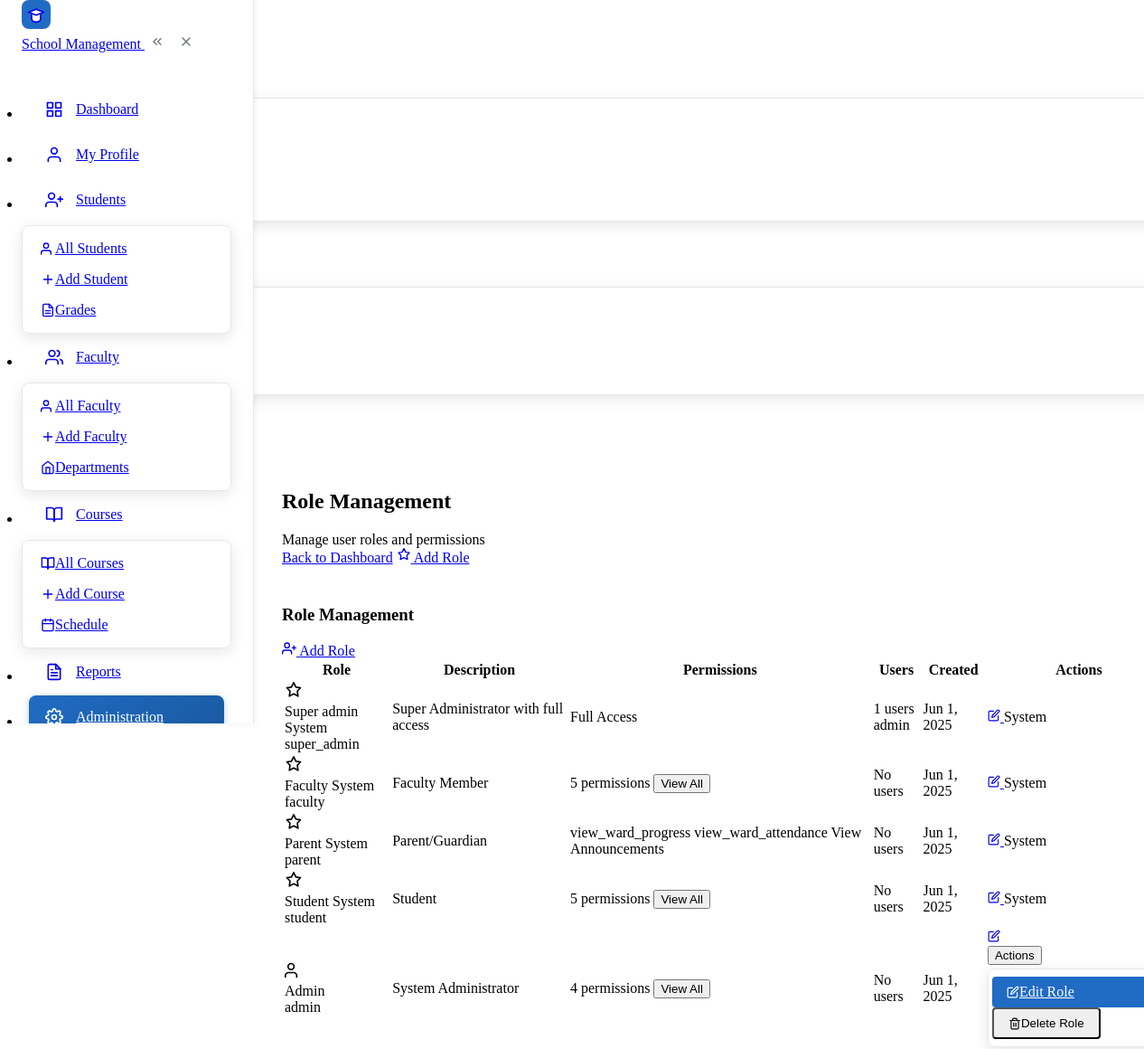
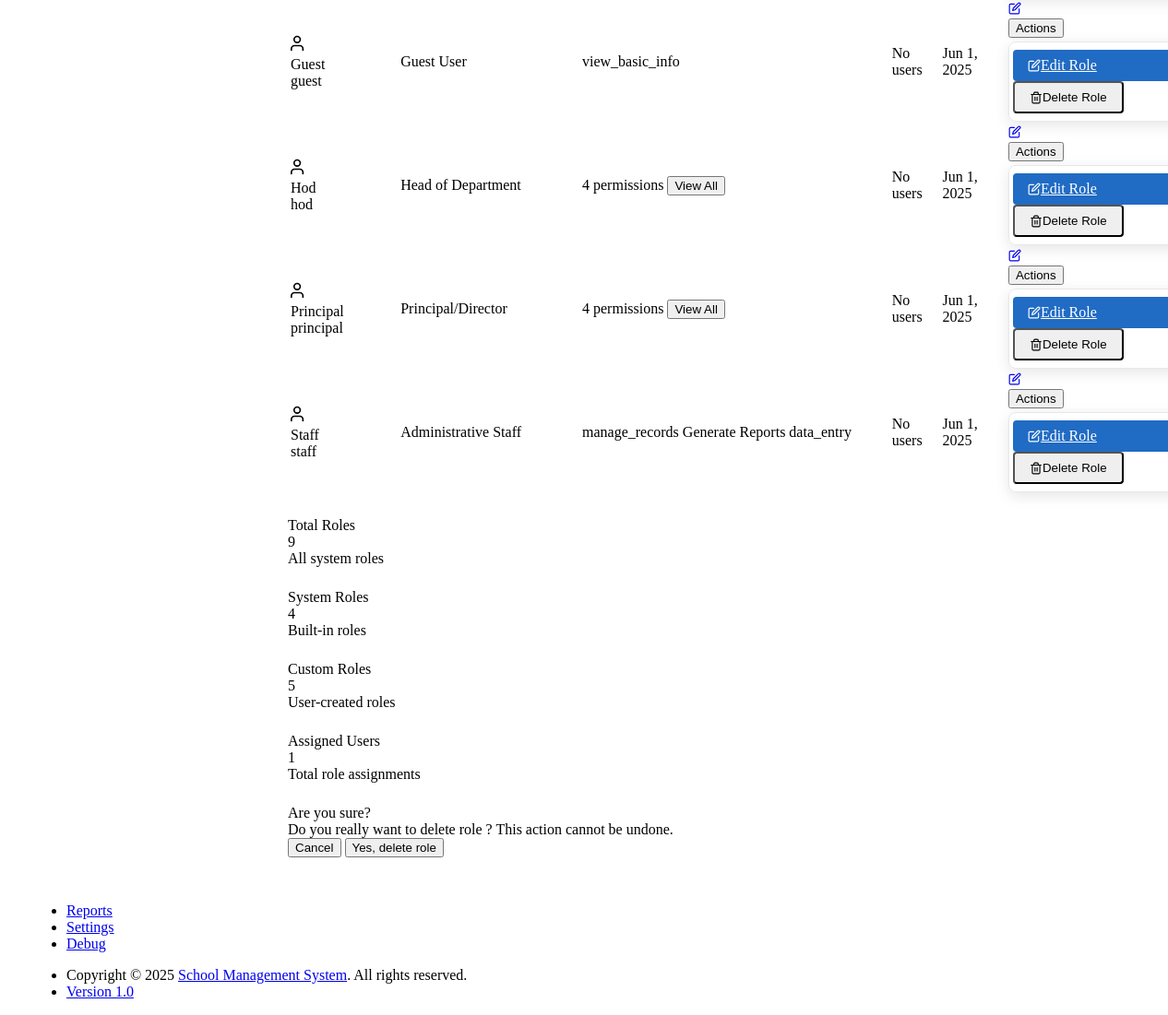
Page /dashboard.php?page=roles (signed in) on the committed database (2 pictures, top to bottom).
### tables this page shows
CREATE TABLE roles (
    id INT PRIMARY KEY AUTO_INCREMENT,
    name VARCHAR(50) UNIQUE NOT NULL,
    description TEXT,
    permissions JSON,
    is_system_role BOOLEAN DEFAULT FALSE,
    status VARCHAR(20) DEFAULT 'active',
    created_at TIMESTAMP DEFAULT CURRENT_TIMESTAMP,
    updated_at TIMESTAMP DEFAULT CURRENT_TIMESTAMP ON UPDATE CURRENT_TIMESTAMP
);

### pages/roles.php (the view, shortened to what the rows shown need)
<?php
$action = isset($_GET['action']) ? sanitize_input($_GET['action']) : 'list';
$available_permissions = [
    'all' => 'Full System Access (Super Admin)',
    'manage_users' => 'Manage Users',
    'manage_roles' => 'Manage Roles & Permissions',
    'manage_students' => 'Manage Students',
    'view_students' => 'View Students',
    'manage_faculty' => 'Manage Faculty',
    'view_faculty' => 'View Faculty',
    'manage_courses' => 'Manage Courses',
    'view_courses' => 'View Courses',
    'grade_students' => 'Grade Students',
    'view_grades' => 'View Grades',
    'manage_departments' => 'Manage Departments',
    'view_reports' => 'View Reports',
    'generate_reports' => 'Generate Reports',
    'view_announcements' => 'View Announcements',
    'manage_announcements' => 'Manage Announcements',
    'view_profile' => 'View Own Profile',
    'edit_profile' => 'Edit Own Profile',
    'view_student_progress' => 'View Student Progress (Parents)',
    'system_settings' => 'System Settings'
];
function get_all_roles() {
    global $pdo;
    try {
        $stmt = $pdo->query("
            SELECT r.*,
                   COUNT(u.id) as user_count,
                   GROUP_CONCAT(DISTINCT u.username ORDER BY u.username SEPARATOR ', ') as users_sample
            FROM roles r
            LEFT JOIN users u ON r.id = u.role_id
            GROUP BY r.id
            ORDER BY
                CASE r.name
                    WHEN 'super_admin' THEN 1
                    WHEN 'head_of_department' THEN 2
                    WHEN 'faculty' THEN 3
                    WHEN 'parent' THEN 4
                    WHEN 'student' THEN 5
                    ELSE 6
                END, r.name
        ");
        return $stmt->fetchAll();
    } catch (Exception $e) {
        error_log("Get roles error: " . $e->getMessage());
        return [];
    }
}
$roles = [];
$edit_role = null;
if ($action === 'list' || $action === 'delete') {
    $roles = get_all_roles();
}
?>
<?php if ($action === 'add'): ?>
<div class="card">
    <div class="card-header">
        <h3 class="card-title">Add New Role</h3>
        <div class="card-actions">
            <a href="dashboard.php?page=roles" class="btn btn-outline-secondary">
                <svg xmlns="http://www.w3.org/2000/svg" width="16" height="16" class="me-1" viewBox="0 0 24 24" fill="none" stroke="currentColor" stroke-width="2" stroke-linecap="round" stroke-linejoin="round">
                    <polyline points="15,18 9,12 15,6"></polyline>
                </svg>
                Back to Roles
            </a>
        </div>
    </div>
    <div class="card-body">
        <form method="POST" action="dashboard.php?page=roles&action=add">
            <input type="hidden" name="csrf_token" value="<?php echo generate_csrf_token(); ?>">
            <div class="row">
                <div class="col-md-6">
                    <div class="mb-3">
                        <label class="form-label required">Role Name</label>
                        <input type="text" name="name" class="form-control" required
                               placeholder="e.g., librarian, accountant"
                               pattern="[a-z_]+"
                               value="<?php echo htmlspecialchars($_POST['name'] ?? ''); ?>">
                        <div class="form-hint">Use lowercase letters and underscores only. This cannot be changed later.</div>
                    </div>
                </div>
                <div class="col-md-6">
                    <div class="mb-3">
                        <label class="form-label required">Display Name</label>
                        <input type="text" name="description" class="form-control" required
                               placeholder="e.g., Librarian, Accountant"
                               value="<?php echo htmlspecialchars($_POST['description'] ?? ''); ?>">
                        <div class="form-hint">Human-readable name for this role.</div>
                    </div>
                </div>
            </div>
            <div class="mb-3">
                <label class="form-label required">Permissions</label>
                <div class="row">
                    <?php foreach ($available_permissions as $perm => $desc): ?>
                    <div class="col-md-6 col-lg-4">
                        <label class="form-check">
                            <input type="checkbox" name="permissions[]" value="<?php echo $perm; ?>" class="form-check-input"
                                   <?php echo (isset($_POST['permissions']) && in_array($perm, $_POST['permissions'])) ? 'checked' : ''; ?>>
                            <span class="form-check-label">
                                <strong><?php echo htmlspecialchars($desc); ?></strong>
                                <small class="text-muted d-block"><?php echo $perm; ?></small>
                            </span>
                        </label>
                    </div>
                    <?php endforeach; ?>
                </div>
                <div class="form-hint">Select all permissions this role should have. "Full System Access" grants all permissions.</div>
            </div>
            <div class="form-footer">
                <button type="submit" class="btn btn-primary">
                    <svg xmlns="http://www.w3.org/2000/svg" width="16" height="16" class="me-1" viewBox="0 0 24 24" fill="none" stroke="currentColor" stroke-width="2" stroke-linecap="round" stroke-linejoin="round">
                        <path d="M19 21H5a2 2 0 0 1-2-2V5a2 2 0 0 1 2-2h11l5 5v11a2 2 0 0 1-2 2z"></path>
                        <polyline points="17,21 17,13 7,13 7,21"></polyline>
                        <polyline points="7,3 7,8 15,8"></polyline>
                    </svg>
                    Create Role
                </button>
                <a href="dashboard.php?page=roles" class="btn btn-secondary ms-2">Cancel</a>
            </div>
        </form>
    </div>
</div>
<?php else: ?>
<div class="card">
    <div class="table-responsive">
        <table class="table table-vcenter card-table">
            <thead>
                <tr>
                    <th>Role</th>
                    <th>Description</th>
                    <th>Permissions</th>
                    <th>Users</th>
                    <th>Created</th>
                    <th class="w-1">Actions</th>
                </tr>
            </thead>
            <tbody>
                <?php if (!empty($roles)): ?>
                    <?php foreach ($roles as $role): ?>
                    <?php
                    $permissions = json_decode($role['permissions'], true) ?: [];
                    $is_system_role = in_array($role['name'], ['super_admin', 'head_of_department', 'faculty', 'parent', 'student']);
                    ?>
                    <tr>
                        <td>
                            <div class="d-flex align-items-center">
                                <div class="me-3">
                                    <?php if ($is_system_role): ?>
                                    <span class="avatar bg-blue text-white">
                                        <svg xmlns="http://www.w3.org/2000/svg" width="20" height="20" viewBox="0 0 24 24" fill="none" stroke="currentColor" stroke-width="2" stroke-linecap="round" stroke-linejoin="round">
                                            <path d="M12 1l3 6 6 .75-4.12 4.62L17.75 19 12 16l-5.75 3 .87-6.63L3 7.75 9 7z"/>
                                        </svg>
                                    </span>
                                    <?php else: ?>
                                    <span class="avatar bg-green text-white">
                                        <svg xmlns="http://www.w3.org/2000/svg" width="20" height="20" viewBox="0 0 24 24" fill="none" stroke="currentColor" stroke-width="2" stroke-linecap="round" stroke-linejoin="round">
                                            <path d="M16 21v-2a4 4 0 0 0-4-4H5a4 4 0 0 0-4 4v2"></path>
                                            <circle cx="8.5" cy="7" r="4"></circle>
                                        </svg>
                                    </span>
                                    <?php endif; ?>
                                </div>
                                <div>
                                    <div class="font-weight-medium">
                                        <?php echo htmlspecialchars(ucfirst(str_replace('_', ' ', $role['name']))); ?>
                                        <?php if ($is_system_role): ?>
                                            <span class="badge bg-blue-lt ms-1">System</span>
                                        <?php endif; ?>
                                    </div>
                                    <div class="text-muted small"><?php echo htmlspecialchars($role['name']); ?></div>
                                </div>
                            </div>
                        </td>
                        <td class="text-muted">
                            <?php echo htmlspecialchars($role['description']); ?>
                        </td>
                        <td>
                            <div class="d-flex flex-wrap gap-1">
                                <?php if (in_array('all', $permissions)): ?>
                                    <span class="badge bg-red">Full Access</span>
                                <?php else: ?>
                                    <?php
                                    $permission_count = count($permissions);
                                    if ($permission_count <= 3):
                                        foreach (array_slice($permissions, 0, 3) as $perm):
                                    ?>
                                        <span class="badge bg-blue-lt"><?php echo htmlspecialchars($available_permissions[$perm] ?? $perm); ?></span>
                                    <?php
                                        endforeach;
                                    else:
                                    ?>
                                        <span class="badge bg-blue-lt"><?php echo $permission_count; ?> permissions</span>
                                        <button class="btn btn-sm btn-ghost-secondary" data-bs-toggle="tooltip"
                                                title="<?php echo htmlspecialchars(implode(', ', array_map(fn($p) => $available_permissions[$p] ?? $p, $permissions))); ?>">
                                            View All
                                        </button>
                                    <?php endif; ?>
                                <?php endif; ?>
                            </div>
                        </td>
                        <td>
                            <?php if ($role['user_count'] > 0): ?>
                                <span class="badge bg-green"><?php echo $role['user_count']; ?> users</span>
                                <?php if ($role['users_sample']): ?>
                                    <div class="text-muted small mt-1">
                                        <?php
                                        $users = explode(', ', $role['users_sample']);
                                        echo htmlspecialchars(implode(', ', array_slice($users, 0, 3)));
                                        ?>
                                    </div>
                                <?php endif; ?>
                            <?php else: ?>
                                <span class="text-muted">No users</span>
                            <?php endif; ?>
                        </td>
                        <td class="text-muted">
                            <?php echo date('M j, Y', strtotime($role['created_at'])); ?>
                        </td>
                        <td>
                            <div class="btn-list flex-nowrap">
                                <a href="dashboard.php?page=roles&action=edit&id=<?php echo $role['id']; ?>" class="btn btn-sm btn-outline-primary">
                                </a>
                                <?php if (!$is_system_role): ?>
                                <div class="dropdown">
                                    <button class="btn btn-sm dropdown-toggle align-text-top" data-bs-toggle="dropdown">
                                        Actions
                                    </button>
                                    <div class="dropdown-menu dropdown-menu-end">
                                        <a class="dropdown-item" href="dashboard.php?page=roles&action=edit&id=<?php echo $role['id']; ?>">
                                            Edit Role
                                        </a>
                                        <?php if ($role['user_count'] == 0): ?>
                                        <button class="dropdown-item text-danger" onclick="confirmDeleteRole(<?php echo $role['id']; ?>, '<?php echo htmlspecialchars($role['name']); ?>')">
                                            Delete Role
                                        </button>
                                        <?php endif; ?>
                                    </div>
                                </div>
                                <?php else: ?>
                                <span class="badge bg-blue-lt">System</span>
                                <?php endif; ?>
                            </div>
                        </td>
                    </tr>
                    <?php endforeach; ?>
                <?php endif; ?>
            </tbody>
        </table>
    </div>
</div>
<?php endif; ?>

### rows in the picture
roles: name "Super admin", shows "System", name "super_admin", description "Super Administrator with full access", permissions "Full Access", user_count "1", users "admin", created_at "Jun 1, 2025"
roles: name "Faculty", shows "System", name "faculty", description "Faculty Member", permissions "5", shows "No users", created_at "Jun 1, 2025"
roles: name "Parent", shows "System", name "parent", description "Parent/Guardian", permissions "view_ward_progress", permissions "view_ward_attendance", permissions "View Announcements", shows "No users", created_at "Jun 1, 2025"
roles: name "Student", shows "System", name "student", description "Student", permissions "5", shows "No users", created_at "Jun 1, 2025"
roles: name "Admin", name "admin", description "System Administrator", permissions "4", shows "No users", created_at "Jun 1, 2025"
roles: name "Guest", name "guest", description "Guest User", permissions "view_basic_info", shows "No users", created_at "Jun 1, 2025"
roles: name "Hod", name "hod", description "Head of Department", permissions "4", shows "No users", created_at "Jun 1, 2025"
roles: name "Principal", name "principal", description "Principal/Director", permissions "4", shows "No users", created_at "Jun 1, 2025"
roles: name "Staff", name "staff", description "Administrative Staff", permissions "manage_records", permissions "Generate Reports", permissions "data_entry", shows "No users", created_at "Jun 1, 2025"

### other values in the picture
count($roles) "9"
array_sum(array_column($roles, 'user_count')) "1"
